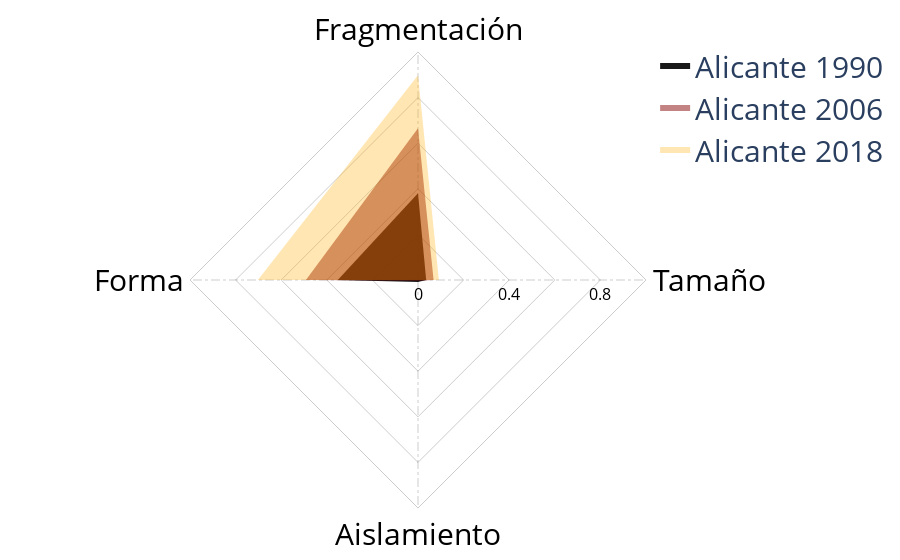

The notebook cell this image was saved under:
### Code cell
import plotly.graph_objects as go

categories = ['Tamaño','Fragmentación','Forma', 'Aislamiento']

fig = go.Figure()

fig.add_trace(go.Scatterpolar(
      r=[Alicante_1990.iloc[0,3],Alicante_1990.iloc[0,4],Alicante_1990.iloc[0,5],Alicante_1990.iloc[0,6]],
      theta=categories,
      fill = 'toself',
      fillcolor = 'rgba(0,0, 0, 0.9)',
      name='Alicante 1990',
      mode = 'none'
))
fig.add_trace(go.Scatterpolar(
      r=[Alicante_2006.iloc[0,3],Alicante_2006.iloc[0,4],Alicante_2006.iloc[0,5],Alicante_2006.iloc[0,6]],
      theta=categories,
      fill = 'toself',
      fillcolor = 'rgba(136, 8, 8, 0.5)',
      name='Alicante 2006',
      mode = 'none'
))

fig.add_trace(go.Scatterpolar(
      r=[Alicante_2018.iloc[0,3],Alicante_2018.iloc[0,4],Alicante_2018.iloc[0,5],Alicante_2018.iloc[0,6]],
      theta=categories, 
      fill = 'toself',
      fillcolor='rgba(255, 173, 1, 0.3)',
      mode = 'none',
      name='Alicante 2018'
))



fig.update_layout(
  showlegend=True, legend=dict(
    title_font_family='Courier New',
    font=dict(
        size=30
    )),
  margin=dict(l=190, r=40, t=40, b=40),
  polar=dict(
    gridshape = "linear", # linear or circular forma de grid
    bgcolor = "rgb(255, 255, 255)",
    angularaxis = dict(
      color = "rgb(0, 0, 0)",
      gridcolor =  "rgba(0, 0, 0,0.2)",
      griddash = "dashdot",
      gridwidth = 1,
      layer = "below traces",
      linecolor = "rgba(0, 0, 0,0.2)",
      rotation = 0,
      showgrid = True,
      showline = True,
      tickfont = dict(
        size = 30
      ),
      ticklabelstep = 1
      
      
      
        
      ),
    
    radialaxis=dict(
      
      angle = 0,
      visible=True,
      range=[0, 1],
      color = "rgba(190, 190, 190,1)",
      gridcolor = 'rgba(0, 0, 0, 0.2)',
      gridwidth = 1,
      layer = "above traces",
      linecolor = "rgba(190,190,190,1)",
      linewidth = 0,
      tickangle = 0,
      showline = True,
      tickfont=dict(
        color = "black",
        size = 16),
      ticklabelstep = 2
  ))

           

  
)



fig.show()

#write_image(fig, file, format=None, scale=None, width=None, height=None, validate=True, engine='auto')¶

fig.write_image("Alicante_scale.png", format = "png", width = '800', height = '800', scale = 2, validate = True, engine="kaleido")

### Figure 1 — Plotly figure (JSON) as saved in the notebook; plotly's stock layout.template omitted (floating-point values rounded to 4 significant figures)
{"data": [{"fill": "toself", "fillcolor": "rgba(0,0, 0, 0.9)", "mode": "none", "name": "Alicante 1990", "r": [0.03588, 0.3801, 0.3519, 0.00848], "theta": ["Tamaño", "Fragmentación", "Forma", "Aislamiento"], "type": "scatterpolar"}, {"fill": "toself", "fillcolor": "rgba(136, 8, 8, 0.5)", "mode": "none", "name": "Alicante 2006", "r": [0.06839, 0.6654, 0.4916, 0.003304], "theta": ["Tamaño", "Fragmentación", "Forma", "Aislamiento"], "type": "scatterpolar"}, {"fill": "toself", "fillcolor": "rgba(255, 173, 1, 0.3)", "mode": "none", "name": "Alicante 2018", "r": [0.0915, 0.8984, 0.7024, 0.0004129], "theta": ["Tamaño", "Fragmentación", "Forma", "Aislamiento"], "type": "scatterpolar"}], "layout": {"legend": {"font": {"size": 30}, "title": {"font": {"family": "Courier New"}}}, "margin": {"b": 40, "l": 190, "r": 40, "t": 40}, "polar": {"angularaxis": {"color": "rgb(0, 0, 0)", "gridcolor": "rgba(0, 0, 0,0.2)", "griddash": "dashdot", "gridwidth": 1, "layer": "below traces", "linecolor": "rgba(0, 0, 0,0.2)", "rotation": 0, "showgrid": true, "showline": true, "tickfont": {"size": 30}, "ticklabelstep": 1}, "bgcolor": "rgb(255, 255, 255)", "gridshape": "linear", "radialaxis": {"angle": 0, "color": "rgba(190, 190, 190,1)", "gridcolor": "rgba(0, 0, 0, 0.2)", "gridwidth": 1, "layer": "above traces", "linecolor": "rgba(190,190,190,1)", "linewidth": 0, "range": [0, 1], "showline": true, "tickangle": 0, "tickfont": {"color": "black", "size": 16}, "ticklabelstep": 2, "visible": true}}, "showlegend": true}}
